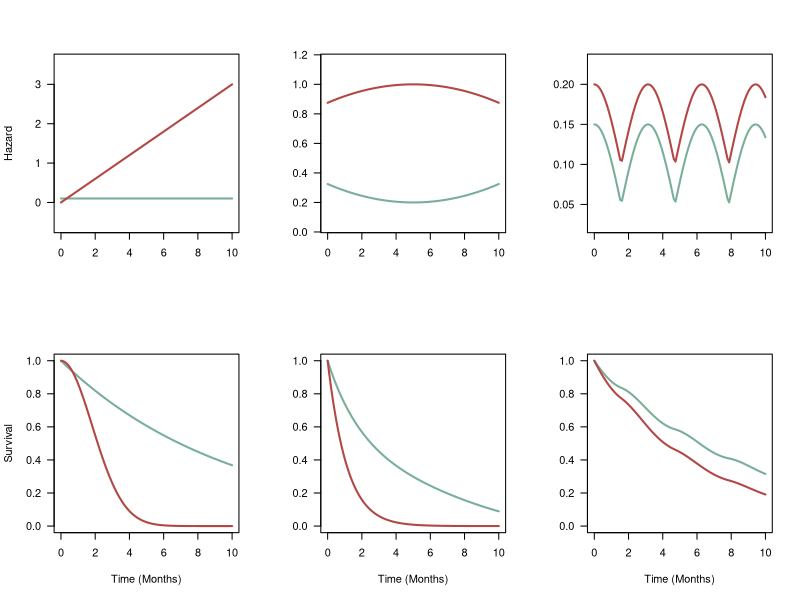

The R source for this figure:
######################################################
### Relation between Hazard and Survival Functions ###
######################################################


### Define hazard function h1, h2, h3 as you'd like
### All that's needed is they're positive for all times t

h1 <- function(t)  .10
h2 <- function(t)  pmax( (t-5)^2/200 + .2, 0)
h3 <- function(t)  .1*abs(cos(t)) + .05

### Define hazard function h1_bis, h2_bis, h3_bis proportional to h1, h2, h3
h1_bis <- function(t)  h1(t) * 3
h2_bis <- function(t)  h2(t) * 2
h3_bis <- function(t)  h3(t) * 3

### OR define hazard function h1_bis, h2_bis, h3_bis NON proportional to h1, h2, h3

h1_bis <- function(t)  t * .3
h2_bis <- function(t)  pmax( -1 * (t-5)^2/200 + 1, 0)
h3_bis <- function(t)  h3(t) + .05

### Run the rest down here and have fun! ####

prec <- 100
t_s <- seq(0, 10, length.out=prec)

surv_from_hazard <- function(f, t) {
  exp(-1*integrate(Vectorize(f), 0, t)$value)
}


par(xpd=FALSE)
jamacol <- c("#79AF97FF", "#B24745FF", "#00A1D5FF")

funs <- list(c(h1, h1_bis), c(h2, h2_bis), c(h3, h3_bis))

wl <- 5
#dev.new(width=length(funs)*wl/2, height=wl, noRStudioGD = TRUE)
par(mfcol=c( 2, length(funs) ) )

for (i in 1:length(funs)) {
  
if(i==1){ 
funlab1 <- "Hazard"
funlab2 <- "Survival"
} else {
funlab1 <- ""
funlab2 <- ""}

comp_h1 <- sapply(t_s, funs[[i]][1][[1]])
comp_h2 <- sapply(t_s, funs[[i]][2][[1]])

delta_h <- abs(min(c(comp_h1, comp_h2)) - max(c(comp_h1, comp_h2)))
ylim_min <- min(c(comp_h1, comp_h2)) - .2 *delta_h
ylim_max <- max(c(comp_h1, comp_h2)) + .2 *delta_h
    
plot(t_s, comp_h1, type='l', las=1, xlab="", ylab=funlab1,
     lwd=2,
     col=jamacol[1],
     ylim=c(ylim_min, ylim_max))

lines(t_s, comp_h2, 
      lwd=2,
      col=jamacol[2])

plot(t_s, sapply(t_s, surv_from_hazard, f=funs[[i]][1][[1]]), 
     type='l', las=1, xlab="Time (Months)", ylab=funlab2, 
     ylim=c(0,1),
     lwd=2,
     col=jamacol[1])

lines(t_s, sapply(t_s, surv_from_hazard, f=funs[[i]][2][[1]]),
      lwd=2,
      col=jamacol[2])

}

#dev.copy2pdf(file="hazard_non_prop.pdf")


